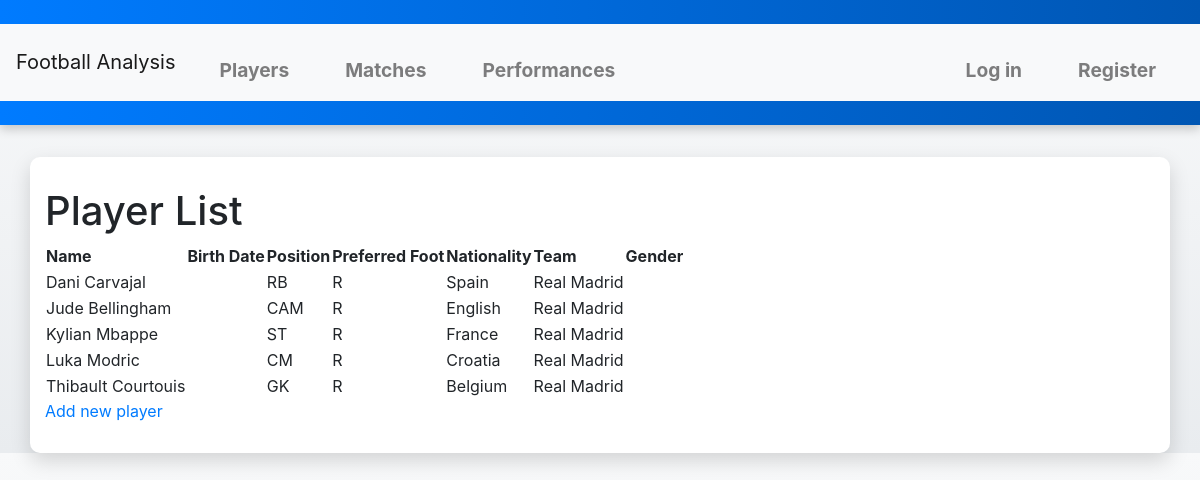
Screenshot of /players/ with the database file from the repository.
### football_app/models.py (models this page shows, shortened)
class Player(models.Model):
    name = models.CharField(max_length=200)
    age = models.CharField(default="Insert age...", max_length=10)
    position = models.CharField(max_length=30, choices=[
        ('GK', 'Goalkeeper'),
        ('LB', 'Left Back'),
        ('RB', 'Right Back'),
        ('LWB', 'Left Wing Back'),
        ('RWB', 'Right Wing Back'),
        ('CB', 'Center Back'),
        ('CDM', 'Central Defensive Midfielder'),
        ('CM', 'Central Midfielder'),
        ('CAM', 'Central Attacking Midfielder'),
        ('LW', 'Left Winger'),
        ('RW', 'Right Winger'),
        ('ST', 'Striker'),
    ])
    pref_foot = models.CharField(max_length=10, choices=[
        ('R', 'Right'),
        ('L', 'Left'),
    ])
    nationality = models.CharField(max_length=200, default="Select nationality...")
    team = models.CharField(max_length=200, default="Select team...")

### football_app/views.py (the view)
# urls.py: path('players/', views.players, name='players'),
def players(request):
    players = Player.objects.order_by('name')
    context = {'players':players}
    return render(request, 'football_app/players.html', context)

### football_app/templates/football_app/players.html
{% extends "football_app/base.html" %}
{% block content %}
<h1>Player List</h1>
<table>
    <tr>
        <th>Name</th>
        <th>Birth Date</th>
        <th>Position</th>
        <th>Preferred Foot</th>
        <th>Nationality</th>
        <th>Team</th>
        <th>Gender</th>
    </tr>
    {% for player in players %}
    <tr>
        <td>{{ player.name }}</td>
        <td>{{ player.birth_date }}</td>
        <td>{{ player.position }}</td>
        <td>{{ player.pref_foot }}</td>
        <td>{{ player.nationality }}</td>
        <td>{{ player.team }}</td>
        <td>{{ player.gender }}</td>
    </tr>
    {% endfor %}
</table>
<a href="{% url 'football_app:add_player' %}">Add new player</a>
{% endblock content %}

### static/css/styles.css (style rules this page uses)
body { font-family: 'Roboto', sans-serif; background: linear-gradient(to bottom, #f8f9fa, #e9ecef); margin: 0; padding: 0; color: #343a40; line-height: 1.6; transition: all 0.3s ease-in-out; }
a { text-decoration: none; color: #007bff; transition: color 0.3s ease; }

### rows the page displays
Player: name "Dani Carvajal", position "RB", pref_foot "R", nationality "Spain", team "Real Madrid"
Player: name "Jude Bellingham", position "CAM", pref_foot "R", nationality "English", team "Real Madrid"
Player: name "Kylian Mbappe", position "ST", pref_foot "R", nationality "France", team "Real Madrid"
Player: name "Luka Modric", position "CM", pref_foot "R", nationality "Croatia", team "Real Madrid"
Player: name "Thibault Courtouis", position "GK", pref_foot "R", nationality "Belgium", team "Real Madrid"
